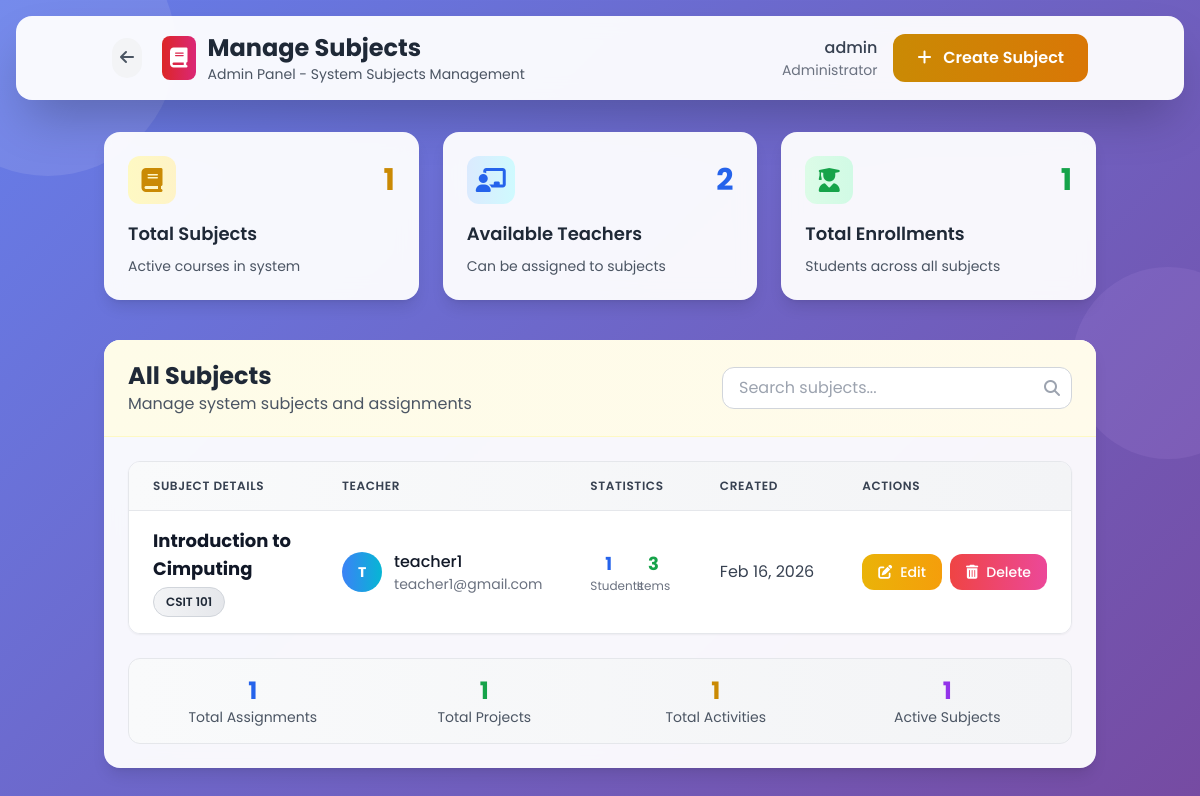
Page /Public/manage_subjects.php (signed in) on the committed database.
### tables this page shows
CREATE TABLE `subjects` (
  `id` int(11) NOT NULL,
  `name` varchar(100) NOT NULL,
  `code` varchar(100) NOT NULL,
  `description` varchar(200) NOT NULL,
  `teacher_id` int(11) NOT NULL,
  `created_at` timestamp NOT NULL DEFAULT current_timestamp(),
  `updated_at` datetime NOT NULL DEFAULT current_timestamp(),
  `is_active` tinyint(4) DEFAULT 1
);

CREATE TABLE `users` (
  `id` int(11) NOT NULL,
  `username` varchar(50) NOT NULL,
  `full_name` varchar(200) NOT NULL,
  `address` varchar(100) NOT NULL,
  `phone` varchar(11) NOT NULL,
  `email` varchar(100) NOT NULL,
  `password_hash` varchar(255) NOT NULL,
  `role_id` int(11) NOT NULL,
  `created_at` timestamp NOT NULL DEFAULT current_timestamp(),
  `updated_at` timestamp NOT NULL DEFAULT current_timestamp() ON UPDATE current_timestamp(),
  `is_active` tinyint(1) DEFAULT 1
);

### Public/manage_subjects.php (the view, shortened to what this page needs)
<?php
require_once __DIR__ . '/../includes/auth.php';
$subjects = $pdo->query("
    SELECT s.*, u.username as teacher_name, u.email as teacher_email,
           (SELECT COUNT(*) FROM student_subject WHERE subject_id = s.id AND status = 'approved') as enrolled_students,
           (SELECT COUNT(*) FROM assignments WHERE subject_id = s.id) as assignment_count,
           (SELECT COUNT(*) FROM projects WHERE subject_id = s.id) as project_count,
           (SELECT COUNT(*) FROM activities WHERE subject_id = s.id) as activity_count
    FROM subjects s
    LEFT JOIN users u ON s.teacher_id = u.id
    ORDER BY s.created_at DESC
")->fetchAll();
$teachers = $pdo->query("SELECT id, username, email FROM users WHERE role_id = 2 ORDER BY username")->fetchAll();
$subject_count = count($subjects);
$teacher_count = count($teachers);
?>
<!DOCTYPE html>
<html lang="en">
<head>
    <script src="https://cdn.tailwindcss.com"></script>
    <link rel="stylesheet" href="https://cdnjs.cloudflare.com/ajax/libs/font-awesome/6.4.0/css/all.min.css">
</head>
<body class="p-4">
    <div class="fixed inset-0 overflow-hidden pointer-events-none z-0">
        <div class="absolute top-1/3 -right-16 w-48 h-48 bg-purple-300 rounded-full opacity-10 floating-element" style="animation-delay: 1s;"></div>
    </div>
    <header class="dashboard-container rounded-2xl shadow-2xl mb-6 z-10 relative">
        <div class="container mx-auto px-6 py-4">
            <div class="flex justify-between items-center">
                <div class="flex items-center space-x-3">
                    <a href="admin_dashboard.php" class="mr-2 text-gray-600 hover:text-red-700 transition">
                        <div class="bg-gray-100 p-2 rounded-full hover:bg-red-100 transition">
                            <i class="fas fa-arrow-left"></i>
                        </div>
                    </a>
                    <div class="bg-gradient-to-r from-red-600 to-pink-600 p-2 rounded-lg">
                        <i class="fas fa-book text-white text-xl"></i>
                    </div>
                    <div>
                        <h1 class="text-2xl font-bold text-gray-800">Manage Subjects</h1>
                        <p class="text-gray-600 text-sm">Admin Panel - System Subjects Management</p>
                    </div>
                </div>
                <div class="flex items-center space-x-4">
                    <div class="text-right hidden md:block">
                        <p class="font-medium text-gray-700"><?= htmlspecialchars($_SESSION['user']['username']) ?></p>
                        <p class="text-sm text-gray-500">Administrator</p>
                    </div>
                    <button onclick="openCreateModal()" class="btn-glow bg-gradient-to-r from-yellow-600 to-amber-600 text-white px-6 py-3 rounded-xl font-semibold hover:from-yellow-700 hover:to-amber-700 transition">
                        <i class="fas fa-plus mr-2"></i>
                        Create Subject
                    </button>
                </div>
            </div>
        </div>
    </header>
    <main class="container mx-auto px-4 py-2 relative z-10">
        <div class="grid grid-cols-1 md:grid-cols-3 gap-6 mb-10">
            <div class="dashboard-container rounded-2xl shadow-lg p-6 hover-lift">
                <div class="flex items-center justify-between mb-4">
                    <div class="w-12 h-12 bg-gradient-to-r from-yellow-100 to-amber-100 rounded-xl flex items-center justify-center">
                        <i class="fas fa-book text-yellow-600 text-2xl"></i>
                    </div>
                    <span class="text-3xl font-bold text-yellow-600"><?= $subject_count ?></span>
                </div>
                <h4 class="text-lg font-semibold text-gray-800 mb-2">Total Subjects</h4>
                <p class="text-gray-600 text-sm">Active courses in system</p>
            </div>
            <div class="dashboard-container rounded-2xl shadow-lg p-6 hover-lift">
                <div class="flex items-center justify-between mb-4">
                    <div class="w-12 h-12 bg-gradient-to-r from-blue-100 to-cyan-100 rounded-xl flex items-center justify-center">
                        <i class="fas fa-chalkboard-teacher text-blue-600 text-2xl"></i>
                    </div>
                    <span class="text-3xl font-bold text-blue-600"><?= $teacher_count ?></span>
                </div>
                <h4 class="text-lg font-semibold text-gray-800 mb-2">Available Teachers</h4>
                <p class="text-gray-600 text-sm">Can be assigned to subjects</p>
            </div>
            <div class="dashboard-container rounded-2xl shadow-lg p-6 hover-lift">
                <div class="flex items-center justify-between mb-4">
                    <div class="w-12 h-12 bg-gradient-to-r from-green-100 to-emerald-100 rounded-xl flex items-center justify-center">
                        <i class="fas fa-user-graduate text-green-600 text-2xl"></i>
                    </div>
                    <span class="text-3xl font-bold text-green-600">
                        <?= array_sum(array_column($subjects, 'enrolled_students')) ?>
                    </span>
                </div>
                <h4 class="text-lg font-semibold text-gray-800 mb-2">Total Enrollments</h4>
                <p class="text-gray-600 text-sm">Students across all subjects</p>
            </div>
        </div>
        <div class="dashboard-container rounded-2xl shadow-lg overflow-hidden slide-in">
            <div class="bg-gradient-to-r from-yellow-50 to-amber-50 px-6 py-5 border-b border-yellow-100">
                <div class="flex justify-between items-center">
                    <div>
                        <h3 class="text-2xl font-bold text-gray-800">All Subjects</h3>
                        <p class="text-gray-600">Manage system subjects and assignments</p>
                    </div>
                    <div class="flex items-center space-x-2">
                        <div class="relative">
                            <input type="text" id="searchInput" placeholder="Search subjects..."
                                   class="input-focus-effect px-4 py-2 border border-gray-300 rounded-xl focus:outline-none focus:ring-2 focus:ring-yellow-300 focus:border-yellow-500">
                            <div class="absolute right-3 top-2.5 text-gray-400">
                                <i class="fas fa-search"></i>
                            </div>
                        </div>
                    </div>
                </div>
            </div>
            <div class="p-6">
                <?php if($subject_count > 0): ?>
                    <div class="overflow-x-auto rounded-xl border border-gray-200 shadow-sm">
                        <table class="min-w-full divide-y divide-gray-200" id="subjectsTable">
                            <thead class="bg-gradient-to-r from-gray-50 to-gray-100">
                                <tr>
                                    <th class="px-6 py-4 text-left text-xs font-semibold text-gray-700 uppercase tracking-wider">Subject Details</th>
                                    <th class="px-6 py-4 text-left text-xs font-semibold text-gray-700 uppercase tracking-wider">Teacher</th>
                                    <th class="px-6 py-4 text-left text-xs font-semibold text-gray-700 uppercase tracking-wider">Statistics</th>
                                    <th class="px-6 py-4 text-left text-xs font-semibold text-gray-700 uppercase tracking-wider">Created</th>
                                    <th class="px-6 py-4 text-left text-xs font-semibold text-gray-700 uppercase tracking-wider">Actions</th>
                                </tr>
                            </thead>
                            <tbody class="bg-white divide-y divide-gray-100">
                                <?php foreach($subjects as $subject): ?>
                                <tr class="hover:bg-gradient-to-r hover:from-gray-50 hover:to-gray-100 transition-all duration-200">
                                    <td class="px-6 py-4">
                                        <div class="font-bold text-gray-900 text-lg"><?= htmlspecialchars($subject['name']) ?></div>
                                        <?php if($subject['code']): ?>
                                            <div class="text-sm text-gray-600 mt-1">
                                                <span class="badge bg-gradient-to-r from-gray-100 to-gray-200 text-gray-800 border border-gray-300">
                                                    <?= htmlspecialchars($subject['code']) ?>
                                                </span>
                                            </div>
                                        <?php endif; ?>
                                    </td>
                                    <td class="px-6 py-4 whitespace-nowrap">
                                        <?php if($subject['teacher_name']): ?>
                                            <div class="flex items-center">
                                                <div class="w-10 h-10 bg-gradient-to-r from-blue-500 to-cyan-500 rounded-full flex items-center justify-center text-white font-bold text-sm mr-3">
                                                    <?= strtoupper(substr(htmlspecialchars($subject['teacher_name']), 0, 1)) ?>
                                                </div>
                                                <div>
                                                    <div class="font-medium text-gray-900"><?= htmlspecialchars($subject['teacher_name']) ?></div>
                                                    <div class="text-sm text-gray-500"><?= htmlspecialchars($subject['teacher_email']) ?></div>
                                                </div>
                                            </div>
                                        <?php endif; ?>
                                    </td>
                                    <td class="px-6 py-4">
                                        <div class="grid grid-cols-2 gap-2">
                                            <div class="text-center">
                                                <div class="text-lg font-bold text-blue-600"><?= $subject['enrolled_students'] ?></div>
                                                <div class="text-xs text-gray-500">Students</div>
                                            </div>
                                            <div class="text-center">
                                                <div class="text-lg font-bold text-green-600">
                                                    <?= $subject['assignment_count'] + $subject['project_count'] + $subject['activity_count'] ?>
                                                </div>
                                                <div class="text-xs text-gray-500">Items</div>
                                            </div>
                                        </div>
                                    </td>
                                    <td class="px-6 py-4 whitespace-nowrap text-gray-700">
                                        <?= date('M d, Y', strtotime($subject['created_at'])) ?>
                                    </td>
                                    <td class="px-6 py-4 whitespace-nowrap">
                                        <div class="flex space-x-2">
                                            <a href="edit_subject.php?id=<?= $subject['id'] ?>"
                                               class="btn-glow inline-flex items-center px-4 py-2 rounded-xl text-sm font-medium bg-gradient-to-r from-yellow-500 to-amber-500 text-white hover:from-yellow-600 hover:to-amber-600 transition">
                                                <i class="fas fa-edit mr-2"></i>
                                                Edit
                                            </a>
                                            <button onclick="openDeleteModal(<?= $subject['id'] ?>, '<?= htmlspecialchars(addslashes($subject['name'])) ?>')"
                                                    class="btn-glow inline-flex items-center px-4 py-2 rounded-xl text-sm font-medium bg-gradient-to-r from-red-500 to-pink-500 text-white hover:from-red-600 hover:to-pink-600 transition">
                                                <i class="fas fa-trash-alt mr-2"></i>
                                                Delete
                                            </button>
                                        </div>
                                    </td>
                                </tr>
                                <?php endforeach; ?>
                            </tbody>
                        </table>
                    </div>
                    <div class="mt-6 p-4 bg-gradient-to-r from-gray-50 to-gray-100 rounded-xl border border-gray-200">
                        <div class="grid grid-cols-1 md:grid-cols-4 gap-4 text-center">
                            <div>
                                <div class="text-2xl font-bold text-blue-600"><?= array_sum(array_column($subjects, 'assignment_count')) ?></div>
                                <div class="text-sm text-gray-600">Total Assignments</div>
                            </div>
                            <div>
                                <div class="text-2xl font-bold text-green-600"><?= array_sum(array_column($subjects, 'project_count')) ?></div>
                                <div class="text-sm text-gray-600">Total Projects</div>
                            </div>
                            <div>
                                <div class="text-2xl font-bold text-yellow-600"><?= array_sum(array_column($subjects, 'activity_count')) ?></div>
                                <div class="text-sm text-gray-600">Total Activities</div>
                            </div>
                            <div>
                                <div class="text-2xl font-bold text-purple-600"><?= $subject_count ?></div>
                                <div class="text-sm text-gray-600">Active Subjects</div>
                            </div>
                        </div>
                    </div>
                <?php endif; ?>
            </div>
        </div>
    </main>
</body>
</html>

### Public/manage_subjects.php (style rules this page uses)
* { font-family: 'Poppins', sans-serif; }
body { background: linear-gradient(135deg, #667eea 0%, #764ba2 100%); min-height: 100vh; }
.dashboard-container { backdrop-filter: blur(10px); background: rgba(255, 255, 255, 0.95); }
.hover-lift { transition: transform 0.2s ease, box-shadow 0.2s ease; }
.btn-glow { position: relative; overflow: hidden; transition: all 0.4s ease; }
.input-focus-effect { transition: all 0.3s ease; }
.slide-in { animation: slideIn 0.8s cubic-bezier(0.68, -0.55, 0.265, 1.55) forwards; }
.badge { display: inline-flex; align-items: center; justify-content: center; border-radius: 9999px; padding: 0.25rem 0.75rem; font-size: 0.75rem; font-weight: 600; }
.floating-element { animation: float 6s ease-in-out infinite; }

### rows in the picture
subjects: name "Introduction to Cimputing", code "CSIT 101", teacher.username "T", teacher.username "teacher1", teacher.email "teacher1@gmail.com", enrolled_students "1", activity_count "3", created_at "Feb 16, 2026"

### other values in the picture
$_SESSION['user']['username'] "admin"
$subject_count "1"
$teacher_count "2"
array_sum(array_column($subjects, 'enrolled_students')) "1"
array_sum(array_column($subjects, 'assignment_count')) "1"
array_sum(array_column($subjects, 'project_count')) "1"
array_sum(array_column($subjects, 'activity_count')) "1"
